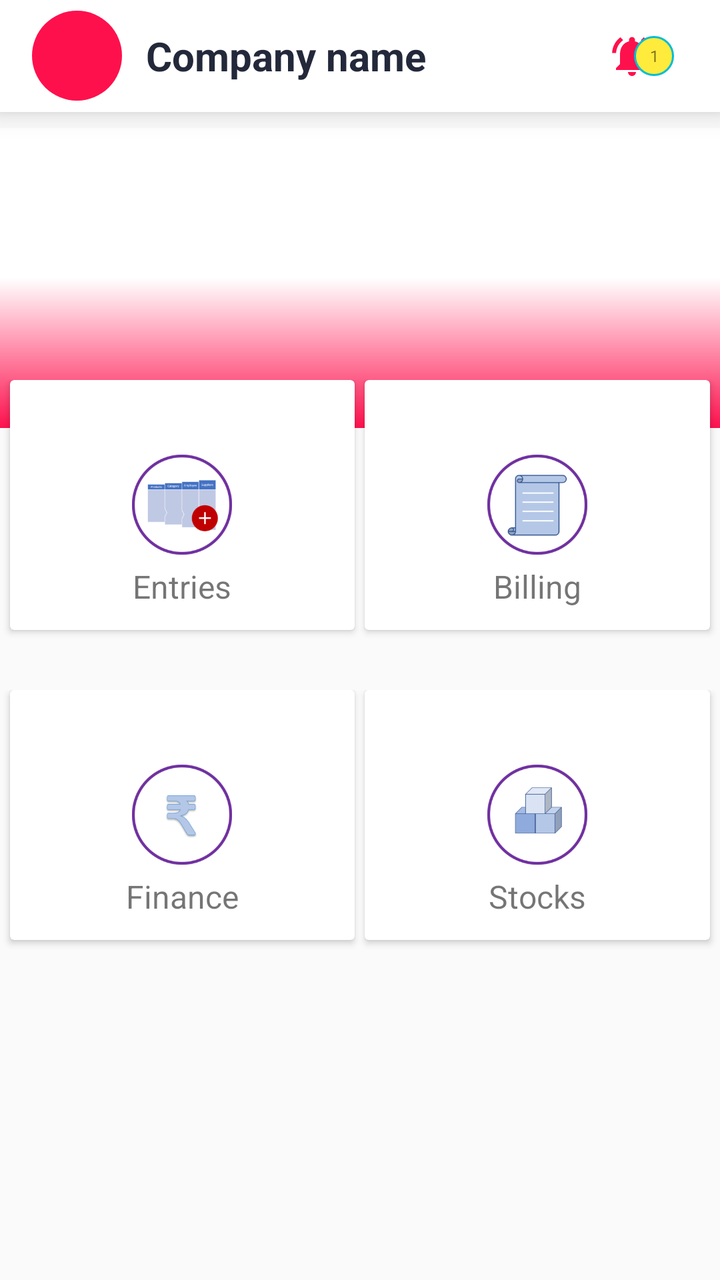
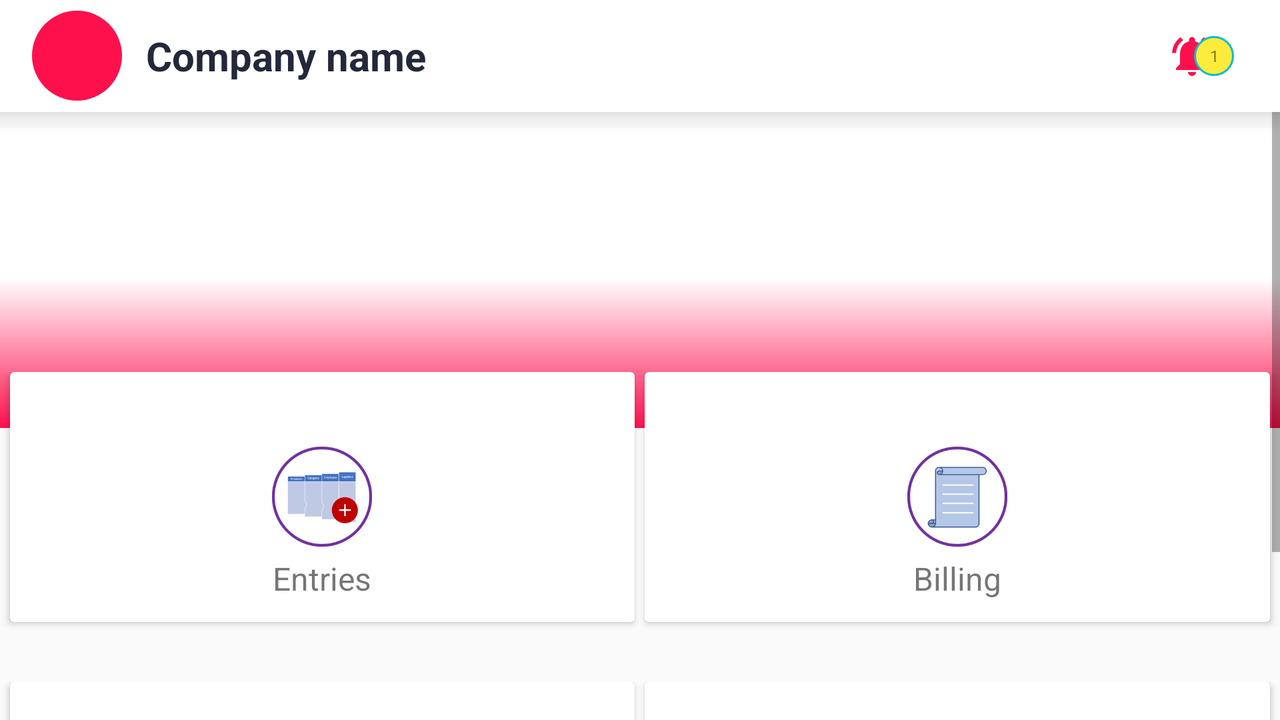

First picture: res/layout/ on a phone held upright. Second picture: the repository's own variant of that layout, on a device whose configuration matches the variant's folder. Source for both follows.
<!-- AndroidManifest.xml: application theme AppTheme -->
<!-- res/layout/fragment_home.xml -->
<?xml version="1.0" encoding="utf-8"?>
<RelativeLayout xmlns:android="http://schemas.android.com/apk/res/android"
    xmlns:tools="http://schemas.android.com/tools"
    android:layout_width="match_parent"
    android:layout_height="match_parent"
    xmlns:app="http://schemas.android.com/apk/res-auto"
    tools:context=".HomeFragment">
    <RelativeLayout
        android:gravity="center_vertical"
        android:background="#FFF"
        android:elevation="8dp"
        android:id="@+id/action_bar"
        android:layout_width="match_parent"
        android:layout_height="56dp">
        <ImageView
            android:layout_centerVertical="true"
            android:background="@drawable/btnshape"
            android:id="@+id/image"
            android:layout_marginLeft="16dp"
            android:layout_width="45dp"
            android:layout_height="45dp"
            app:srcCompat="@drawable/ic_store_mall_directory_black_24dp"
            />
        <TextView
            android:id="@+id/companyName"
            android:layout_width="wrap_content"
            android:layout_height="wrap_content"
            android:layout_centerVertical="true"
            android:layout_marginLeft="12dp"
            android:layout_toRightOf="@+id/image"
            android:text="Company name"
            android:textColor="@color/colorPrimaryDark"
            android:textSize="20sp"
            android:textStyle="bold" />

        <ImageView
            android:id="@+id/dots"
            app:srcCompat="@drawable/ic_more_vert_black_24dp"
            android:layout_marginRight="16dp"
            android:layout_centerVertical="true"
            android:layout_alignParentRight="true"
            android:layout_width="wrap_content"
            android:layout_height="wrap_content" />
        <ImageView
            android:id="@+id/notificationBell"
            android:layout_marginRight="16dp"
            android:layout_centerVertical="true"
            app:srcCompat="@drawable/ic_notifications_active_black_24dp"
            android:layout_toLeftOf="@+id/dots"
            android:layout_width="wrap_content"
            android:layout_height="wrap_content" />
        <TextView
            android:text="1"
            android:id="@+id/badge"
            android:gravity="center"
            android:textSize="8dp"
            android:background="@drawable/badge_shape"
            android:layout_marginRight="7dp"
            android:layout_centerVertical="true"
            android:layout_toLeftOf="@+id/dots"
            android:layout_width="20dp"
            android:layout_height="20dp" />
    </RelativeLayout>
    <LinearLayout
        android:orientation="vertical"
        android:id="@+id/imglayout"
        android:layout_marginTop="8dp"
        android:layout_below="@+id/action_bar"
        android:layout_width="match_parent"
        android:layout_height="150dp">
        <android.support.v4.view.ViewPager
            android:id="@+id/view_pager"
            android:background="@drawable/sliderbg"
            android:layout_width="match_parent"
            android:layout_height="match_parent"/>
    </LinearLayout>
    <ScrollView
        android:layout_marginTop="190dp"
        android:layout_width="match_parent"
        android:layout_height="match_parent">
        <LinearLayout
            android:orientation="vertical"
            android:layout_width="match_parent"
            android:layout_height="match_parent">
            <LinearLayout
                android:orientation="horizontal"
                android:layout_width="match_parent"
                android:layout_height="135dp">
                <android.support.v7.widget.CardView
                    android:layout_weight="1"
                    android:gravity="center"
                    android:orientation="vertical"
                    android:layout_width="0dp"
                    android:layout_marginLeft="5dp"
                    android:layout_marginBottom="10dp"
                    android:layout_height="match_parent">
                    <RelativeLayout
                        android:layout_width="match_parent"
                        android:layout_height="match_parent">
                        <ImageView
                            android:id="@+id/image1"
                            app:srcCompat="@mipmap/entries"
                            android:layout_width="50dp"
                            android:layout_height="50dp"
                            android:layout_centerInParent="true"/>
                        <TextView
                            android:layout_width="wrap_content"
                            android:layout_height="wrap_content"
                            android:text="Entries"
                            android:textSize="16sp"
                            android:layout_below="@+id/image1"
                            android:layout_centerHorizontal="true"
                            android:layout_marginTop="5dp"
                            android:layout_marginBottom="10dp"/>
                        <Button
                            android:id="@+id/entries"
                            android:background="#00000000"
                            android:layout_width="match_parent"
                            android:layout_height="match_parent" />
                    </RelativeLayout>
                </android.support.v7.widget.CardView>
                <android.support.v7.widget.CardView
                    android:layout_weight="1"
                    android:gravity="center"
                    android:orientation="vertical"
                    android:layout_width="0dp"
                    android:layout_marginLeft="5dp"
                    android:layout_marginRight="5dp"
                    android:layout_marginBottom="10dp"
                    android:layout_height="match_parent">
                    <RelativeLayout
                        android:layout_width="match_parent"
                        android:layout_height="match_parent">
                        <ImageView
                            android:id="@+id/image2"
                            app:srcCompat="@mipmap/billing"
                            android:layout_width="50dp"
                            android:layout_height="50dp"
                            android:layout_centerInParent="true"/>
                        <TextView
                            android:layout_width="wrap_content"
                            android:layout_height="wrap_content"
                            android:text="Billing"
                            android:textSize="16sp"
                            android:layout_below="@+id/image2"
                            android:layout_centerHorizontal="true"
                            android:layout_marginTop="5dp"
                            android:layout_marginBottom="10dp"/>
                        <Button
                            android:id="@+id/billing"
                            android:background="#00000000"
                            android:layout_width="match_parent"
                            android:layout_height="match_parent" />
                    </RelativeLayout>
                </android.support.v7.widget.CardView>
            </LinearLayout>
            <LinearLayout
                android:layout_marginTop="20dp"
                android:orientation="horizontal"
                android:layout_width="match_parent"
                android:layout_height="135dp">
                <android.support.v7.widget.CardView
                    android:layout_weight="1"
                    android:gravity="center"
                    android:orientation="vertical"
                    android:layout_width="0dp"
                    android:layout_marginLeft="5dp"
                    android:layout_marginBottom="10dp"
                    android:layout_height="match_parent">
                    <RelativeLayout
                        android:layout_width="match_parent"
                        android:layout_height="match_parent">
                        <ImageView
                            android:id="@+id/image3"
                            app:srcCompat="@mipmap/finance"
                            android:layout_width="50dp"
                            android:layout_height="50dp"
                            android:layout_centerInParent="true"/>
                        <TextView
                            android:layout_width="wrap_content"
                            android:layout_height="wrap_content"
                            android:text="Finance"
                            android:textSize="16sp"
                            android:layout_below="@+id/image3"
                            android:layout_centerHorizontal="true"
                            android:layout_marginTop="5dp"
                            android:layout_marginBottom="10dp"/>
                        <Button
                            android:id="@+id/finance"
                            android:background="#00000000"
                            android:layout_width="match_parent"
                            android:layout_height="match_parent" />
                    </RelativeLayout>
                </android.support.v7.widget.CardView>
                <android.support.v7.widget.CardView
                    android:layout_weight="1"
                    android:gravity="center"
                    android:orientation="vertical"
                    android:layout_width="0dp"
                    android:layout_marginLeft="5dp"
                    android:layout_marginRight="5dp"
                    android:layout_marginBottom="10dp"
                    android:layout_height="match_parent">
                    <RelativeLayout
                        android:layout_width="match_parent"
                        android:layout_height="match_parent">
                        <ImageView
                            android:id="@+id/image4"
                            app:srcCompat="@mipmap/stocks"
                            android:layout_width="50dp"
                            android:layout_height="50dp"
                            android:layout_centerInParent="true"/>
                        <TextView
                            android:layout_width="wrap_content"
                            android:layout_height="wrap_content"
                            android:text="Stocks"
                            android:textSize="16sp"
                            android:layout_below="@+id/image4"
                            android:layout_centerHorizontal="true"
                            android:layout_marginTop="5dp"
                            android:layout_marginBottom="10dp"/>
                        <Button
                            android:id="@+id/stocks"
                            android:background="#00000000"
                            android:layout_width="match_parent"
                            android:layout_height="match_parent" />
                    </RelativeLayout>
                </android.support.v7.widget.CardView>
            </LinearLayout>
        </LinearLayout>
    </ScrollView>
</RelativeLayout>
<!-- resources referenced by this layout -->
<resources>
  <color name="colorPrimaryDark">#23283a</color>
  <!-- drawable badge_shape (drawable) -->
  <?xml version="1.0" encoding="utf-8"?>
  <shape xmlns:android="http://schemas.android.com/apk/res/android">
      <corners android:radius="100dp"/>
      <stroke android:color="#00BCD4" android:width="1dp"/>
      <solid android:color="#FFEB3B"/>
  </shape>
  <!-- drawable btnshape (drawable) -->
  <?xml version="1.0" encoding="utf-8"?>
  <shape xmlns:android="http://schemas.android.com/apk/res/android">
  <corners android:radius="25dp"/>
      <solid android:color="@color/pink"/>
  </shape>
  <!-- drawable ic_notifications_active_black_24dp (drawable) -->
  <vector xmlns:android="http://schemas.android.com/apk/res/android"
          android:width="24dp"
          android:height="24dp"
          android:viewportWidth="24.0"
          android:viewportHeight="24.0">
      <path
          android:fillColor="@color/pink"
          android:pathData="M7.58,4.08L6.15,2.65C3.75,4.48 2.17,7.3 2.03,10.5h2c0.15,-2.65 1.51,-4.97 3.55,-6.42zM19.97,10.5h2c-0.15,-3.2 -1.73,-6.02 -4.12,-7.85l-1.42,1.43c2.02,1.45 3.39,3.77 3.54,6.42zM18,11c0,-3.07 -1.64,-5.64 -4.5,-6.32L13.5,4c0,-0.83 -0.67,-1.5 -1.5,-1.5s-1.5,0.67 -1.5,1.5v0.68C7.63,5.36 6,7.92 6,11v5l-2,2v1h16v-1l-2,-2v-5zM12,22c0.14,0 0.27,-0.01 0.4,-0.04 0.65,-0.14 1.18,-0.58 1.44,-1.18 0.1,-0.24 0.15,-0.5 0.15,-0.78h-4c0.01,1.1 0.9,2 2.01,2z"/>
  </vector>
  <!-- drawable sliderbg (drawable) -->
  <?xml version="1.0" encoding="utf-8"?>
  <shape xmlns:android="http://schemas.android.com/apk/res/android">
      <gradient android:angle="270" android:startColor="#FFF" android:centerColor="#FFF" android:endColor="@color/pink"/>
  </shape>
  <!-- mipmap billing: png bitmap (mipmap-hdpi, 4303 bytes) -->
  <!-- mipmap entries: png bitmap (mipmap-hdpi, 5103 bytes) -->
  <!-- mipmap finance: png bitmap (mipmap-hdpi, 4880 bytes) -->
  <!-- mipmap stocks: png bitmap (mipmap-hdpi, 4223 bytes) -->
  <style name="AppTheme" parent="Theme.AppCompat.Light.NoActionBar">
          
          <item name="colorPrimary">@color/colorPrimary</item>
          <item name="colorPrimaryDark">@color/colorPrimaryDark</item>
          <item name="colorAccent">@color/pink</item>
      </style>
  <color name="pink">#fe104d</color>
  <color name="colorPrimary">#3F51B5</color>
</resources>
<!-- res/layout-land/fragment_home.xml (the author's variant of the layout above) -->
<!-- drawn on the phone turned sideways -->
<?xml version="1.0" encoding="utf-8"?>
<RelativeLayout xmlns:android="http://schemas.android.com/apk/res/android"
    xmlns:tools="http://schemas.android.com/tools"
    android:layout_width="match_parent"
    android:layout_height="match_parent"
    xmlns:app="http://schemas.android.com/apk/res-auto"
    tools:context=".HomeFragment">
    <RelativeLayout
        android:gravity="center_vertical"
        android:background="#FFF"
        android:elevation="8dp"
        android:id="@+id/action_bar"
        android:layout_width="match_parent"
        android:layout_height="56dp">
        <ImageView
            android:layout_centerVertical="true"
            android:background="@drawable/btnshape"
            android:id="@+id/image"
            android:layout_marginLeft="16dp"
            android:layout_width="45dp"
            android:layout_height="45dp"
            app:srcCompat="@drawable/ic_store_mall_directory_black_24dp"
            />
        <TextView
            android:id="@+id/companyName"
            android:layout_width="wrap_content"
            android:layout_height="wrap_content"
            android:layout_centerVertical="true"
            android:layout_marginLeft="12dp"
            android:layout_toRightOf="@+id/image"
            android:text="Company name"
            android:textColor="@color/colorPrimaryDark"
            android:textSize="20sp"
            android:textStyle="bold" />

        <ImageView
            android:id="@+id/dots"
            app:srcCompat="@drawable/ic_more_vert_black_24dp"
            android:layout_marginRight="16dp"
            android:layout_centerVertical="true"
            android:layout_alignParentRight="true"
            android:layout_width="wrap_content"
            android:layout_height="wrap_content" />
        <ImageView
            android:id="@+id/notificationBell"
            android:layout_marginRight="16dp"
            android:layout_centerVertical="true"
            app:srcCompat="@drawable/ic_notifications_active_black_24dp"
            android:layout_toLeftOf="@+id/dots"
            android:layout_width="wrap_content"
            android:layout_height="wrap_content" />

        <TextView
            android:text="1"
            android:id="@+id/badge"
            android:gravity="center"
            android:textSize="8dp"
            android:background="@drawable/badge_shape"
            android:layout_marginRight="7dp"
            android:layout_centerVertical="true"
            android:layout_toLeftOf="@+id/dots"
            android:layout_width="20dp"
            android:layout_height="20dp" />
    </RelativeLayout>
    <ScrollView
        android:layout_below="@+id/action_bar"
        android:layout_width="match_parent"
        android:layout_height="match_parent">
        <LinearLayout
            android:orientation="vertical"
            android:layout_width="match_parent"
            android:layout_height="match_parent">
            <RelativeLayout
                android:layout_width="match_parent"
                android:layout_height="match_parent">
                <LinearLayout
                    android:layout_marginTop="8dp"
                    android:orientation="vertical"
                    android:id="@+id/imglayout"
                    android:layout_width="match_parent"
                    android:layout_height="150dp">
                    <android.support.v4.view.ViewPager
                        android:id="@+id/view_pager"
                        android:background="@drawable/sliderbg"
                        android:layout_width="match_parent"
                        android:layout_height="match_parent"/>
                </LinearLayout>
                <LinearLayout
                    android:layout_marginTop="130dp"
                    android:id="@+id/lay2"
                    android:orientation="horizontal"
                    android:layout_width="match_parent"
                    android:layout_height="135dp">
                    <android.support.v7.widget.CardView
                        android:layout_weight="1"
                        android:gravity="center"
                        android:orientation="vertical"
                        android:layout_width="0dp"
                        android:layout_marginLeft="5dp"
                        android:layout_marginBottom="10dp"
                        android:layout_height="match_parent">
                        <RelativeLayout
                            android:layout_width="match_parent"
                            android:layout_height="match_parent">
                            <ImageView
                                android:id="@+id/image1"
                                app:srcCompat="@mipmap/entries"
                                android:layout_width="50dp"
                                android:layout_height="50dp"
                                android:layout_centerInParent="true"/>
                            <TextView
                                android:layout_width="wrap_content"
                                android:layout_height="wrap_content"
                                android:text="Entries"
                                android:textSize="16sp"
                                android:layout_below="@+id/image1"
                                android:layout_centerHorizontal="true"
                                android:layout_marginTop="5dp"
                                android:layout_marginBottom="10dp"/>
                            <Button
                                android:id="@+id/entries"
                                android:background="#00000000"
                                android:layout_width="match_parent"
                                android:layout_height="match_parent" />
                        </RelativeLayout>
                    </android.support.v7.widget.CardView>
                    <android.support.v7.widget.CardView
                        android:layout_weight="1"
                        android:gravity="center"
                        android:orientation="vertical"
                        android:layout_width="0dp"
                        android:layout_marginLeft="5dp"
                        android:layout_marginRight="5dp"
                        android:layout_marginBottom="10dp"
                        android:layout_height="match_parent">
                        <RelativeLayout
                            android:layout_width="match_parent"
                            android:layout_height="match_parent">
                            <ImageView
                                android:id="@+id/image2"
                                app:srcCompat="@mipmap/billing"
                                android:layout_width="50dp"
                                android:layout_height="50dp"
                                android:layout_centerInParent="true"/>
                            <TextView
                                android:layout_width="wrap_content"
                                android:layout_height="wrap_content"
                                android:text="Billing"
                                android:textSize="16sp"
                                android:layout_below="@+id/image2"
                                android:layout_centerHorizontal="true"
                                android:layout_marginTop="5dp"
                                android:layout_marginBottom="10dp"/>
                            <Button
                                android:id="@+id/billing"
                                android:background="#00000000"
                                android:layout_width="match_parent"
                                android:layout_height="match_parent" />
                        </RelativeLayout>
                    </android.support.v7.widget.CardView>
                </LinearLayout>
                <LinearLayout
                    android:layout_below="@+id/lay2"
                    android:id="@+id/lay3"
                    android:layout_marginTop="20dp"
                    android:orientation="horizontal"
                    android:layout_width="match_parent"
                    android:layout_height="135dp">
                    <android.support.v7.widget.CardView
                        android:layout_weight="1"
                        android:gravity="center"
                        android:orientation="vertical"
                        android:layout_width="0dp"
                        android:layout_marginLeft="5dp"
                        android:layout_marginBottom="10dp"
                        android:layout_height="match_parent">
                        <RelativeLayout
                            android:layout_width="match_parent"
                            android:layout_height="match_parent">
                            <ImageView
                                android:id="@+id/image3"
                                app:srcCompat="@mipmap/finance"
                                android:layout_width="50dp"
                                android:layout_height="50dp"
                                android:layout_centerInParent="true"/>
                            <TextView
                                android:layout_width="wrap_content"
                                android:layout_height="wrap_content"
                                android:text="Finance"
                                android:textSize="16sp"
                                android:layout_below="@+id/image3"
                                android:layout_centerHorizontal="true"
                                android:layout_marginTop="5dp"
                                android:layout_marginBottom="10dp"/>
                            <Button
                                android:id="@+id/finance"
                                android:background="#00000000"
                                android:layout_width="match_parent"
                                android:layout_height="match_parent" />
                        </RelativeLayout>
                    </android.support.v7.widget.CardView>
                    <android.support.v7.widget.CardView
                        android:layout_weight="1"
                        android:gravity="center"
                        android:orientation="vertical"
                        android:layout_width="0dp"
                        android:layout_marginRight="5dp"
                        android:layout_marginLeft="5dp"
                        android:layout_marginBottom="10dp"
                        android:layout_height="match_parent">
                        <RelativeLayout
                            android:layout_width="match_parent"
                            android:layout_height="match_parent">
                            <ImageView
                                android:id="@+id/image4"
                                app:srcCompat="@mipmap/stocks"
                                android:layout_width="50dp"
                                android:layout_height="50dp"
                                android:layout_centerInParent="true"/>
                            <TextView
                                android:layout_width="wrap_content"
                                android:layout_height="wrap_content"
                                android:text="Stocks"
                                android:textSize="16sp"
                                android:layout_below="@+id/image4"
                                android:layout_centerHorizontal="true"
                                android:layout_marginTop="5dp"
                                android:layout_marginBottom="10dp"/>
                            <Button
                                android:id="@+id/stocks"
                                android:background="#00000000"
                                android:layout_width="match_parent"
                                android:layout_height="match_parent" />
                        </RelativeLayout>
                    </android.support.v7.widget.CardView>
                </LinearLayout>
            </RelativeLayout>
        </LinearLayout>
    </ScrollView>
</RelativeLayout>
